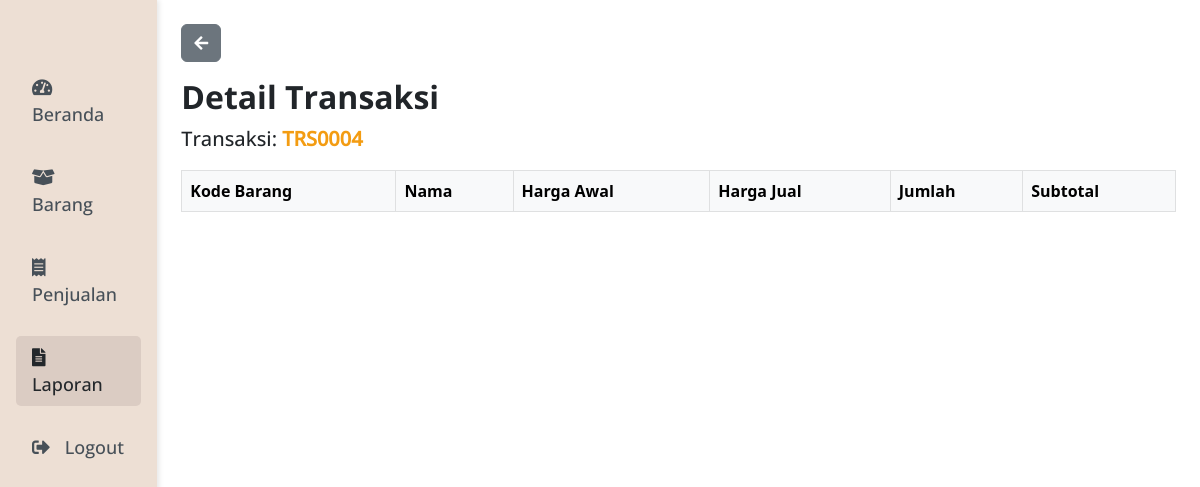
The page /pages/laporan/detail.php?no_trans=TRS0004 on the database as committed earlier.
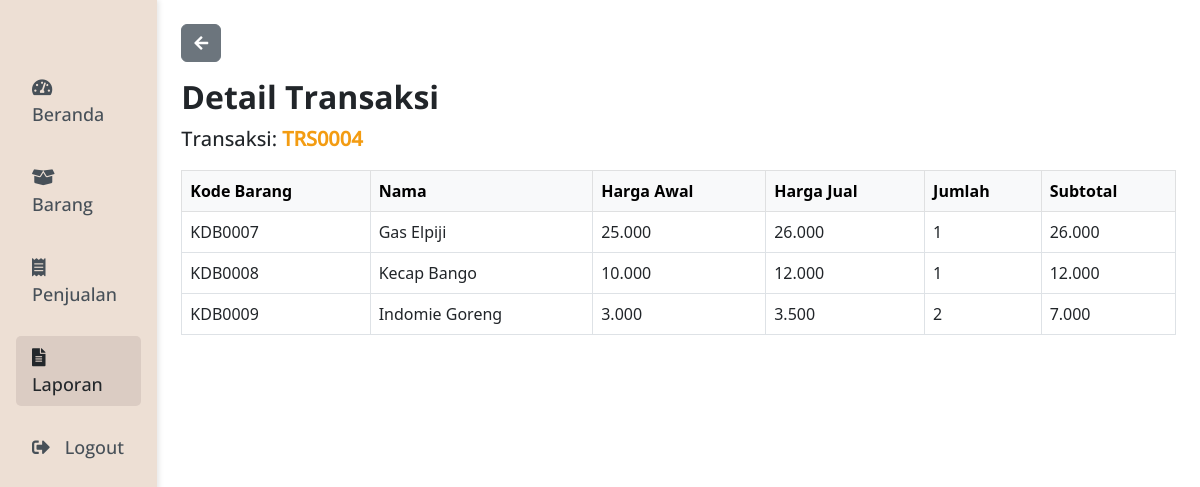
The same page on the database as committed later.
### tables this page shows
CREATE TABLE `thdetail` (
  `id_detail` int(11) NOT NULL,
  `no_trans` varchar(50) NOT NULL,
  `kd_barang` varchar(20) NOT NULL,
  `nama` varchar(100) NOT NULL,
  `hr_awal` int(11) NOT NULL,
  `hr_jual` int(11) NOT NULL,
  `qty` int(11) NOT NULL,
  `subtotal` int(11) NOT NULL
);

### includes/functions.php (called while the page is built, shortened)
<?php
require 'config.php';
function query($query)
{
    global $conn;
    $result = mysqli_query($conn, $query);
    $rows = [];
    while ($row = mysqli_fetch_assoc($result)) {
        $rows[] = $row;
    }
    return $rows;
}

### pages/laporan/detail.php (the view, shortened to what this page needs)
<?php
require '../../includes/functions.php';
$notrans = $_GET['no_trans'];
$details = query("SELECT * FROM thdetail WHERE no_trans = '$notrans'");
?>
<!DOCTYPE html>
<html lang="en">
<head>
    <link rel="stylesheet" href="../../assets/styles/css/bootstrap.min.css">
    <link rel="stylesheet" href="../../assets/styles/style.css">
    <link rel="stylesheet" href="../../assets/fonts/fontawesome-free/css/all.min.css" type="text/css">
</head>
<body>
    <div class="d-flex w-100">
        <div class="sidebar p-3 w-35" id="sidebar">
            <div class="user-profile">
                <h4 class="katabold p-3"><span class="text-session fw-bold"><?= $_SESSION['usernameS']; ?> </span></h4>
            </div>
            <nav class="nav flex-column">
                <a class="nav-link katamedium" href="../index.php">
                    <i class="fas fa-tachometer-alt"></i>
                    Beranda
                </a>
                <a class="nav-link katamedium" href="../barang/barang.php">
                    <i class="fas fa-box-open"></i>
                    Barang
                </a>
                <a class="nav-link katamedium" href="../penjualan/penjualan.php">
                    <i class="fas fa-receipt"></i>
                    Penjualan
                </a>
                <a class="nav-link active katamedium" href="laporan.php">
                    <i class="fas fa-file-alt"></i>
                    Laporan
                </a>
                <a class="nav-link katamedium" href="../logout.php">
                    <i class="fas fa-sign-out-alt"></i>
                    Logout
                </a>
            </nav>
        </div>
        <div class="container p-4 w-65">
            <a href="laporan.php" class="btn btn-secondary mb-3 btnback">
                <i class="fas fa-arrow-left"></i>
            </a>
            <h2 class="katabold1 fs-2">Detail Transaksi</h2>
            <p class="mb-3 katamedium fs-5">Transaksi: <span class="text-session fw-bold"><?= $notrans ?></span></p>
            <table class="table table-bordered">
                <thead class="table-light">
                    <tr>
                        <th scope="col">Kode Barang</th>
                        <th scope="col">Nama</th>
                        <th scope="col">Harga Awal</th>
                        <th scope="col">Harga Jual</th>
                        <th scope="col">Jumlah</th>
                        <th scope="col">Subtotal</th>
                    </tr>
                </thead>
                <?php foreach ($details as $detail) : ?>
                    <tbody>
                        <tr>
                            <td><?= $detail['kd_barang']; ?></td>
                            <td><?= $detail['nama']; ?></td>
                            <td><?= number_format($detail['hr_awal'], 0, ',', '.'); ?></td>
                            <td><?= number_format($detail['hr_jual'], 0, ',', '.'); ?></td>
                            <td><?= $detail['qty']; ?></td>
                            <td><?= number_format($detail['subtotal'], 0, ',', '.'); ?></td>
                        </tr>
                    </tbody>
                <?php endforeach; ?>
            </table>
        </div>
</body>
</html>

### assets/styles/style.css (style rules this page uses)
.katabold { font-family: opensansbold; }
.katabold1 { font-family: opensansbold; }
.katamedium { font-family: opensansmedium; }
.sidebar { background-color: #EDDFD4; min-height: 100vh; box-shadow: 2px 0 5px rgba(0, 0, 0, 0.1); padding-top: 20px; }
.sidebar .nav-link { color: #475058; font-size: 18px; margin: 10px 0; }
.sidebar .nav-link.active { background-color: #DBCCC3; color: #23272b; border-radius: 5px; }
.sidebar .nav-link i { margin-right: 10px; }
.text-session { color: #F39C12 !important; }

Rows that differ between the two databases and show on the page:
added thdetail: kd_barang "KDB0007", nama "Gas Elpiji", hr_awal "25.000", hr_jual "26.000", qty "1", subtotal "26.000"
added thdetail: kd_barang "KDB0008", nama "Kecap Bango", hr_awal "10.000", hr_jual "12.000", qty "1", subtotal "12.000"
added thdetail: kd_barang "KDB0009", nama "Indomie Goreng", hr_awal "3.000", hr_jual "3.500", qty "2", subtotal "7.000"
